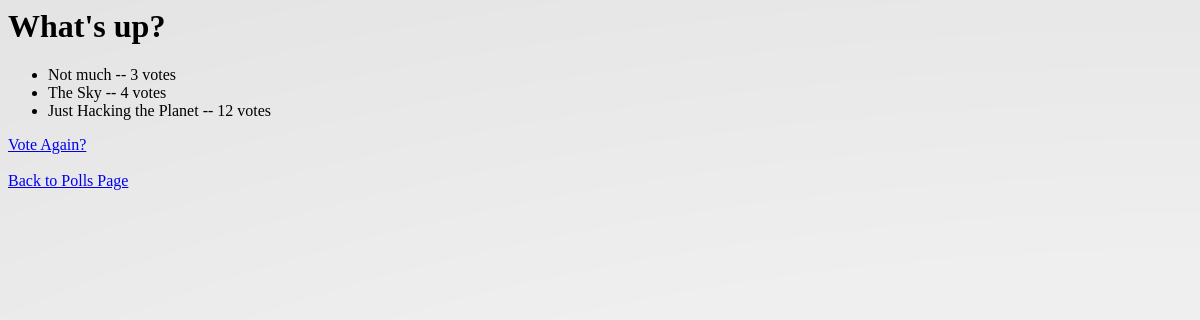
Screenshot of /polls/6/results with the database file from the repository.
### polls/models.py (models this page shows, shortened)
class Question(models.Model):
    question_text = models.CharField(max_length=200)
    pub_date = models.DateTimeField("date published")

class Choice(models.Model):
    question = models.ForeignKey(Question, on_delete=models.CASCADE)
    choice_text = models.CharField(max_length=200)
    votes = models.IntegerField(default=0)

### polls/views.py (the view)
# urls.py: path("<int:pk>/results", views.ResultsView.as_view(), name="results"),
class ResultsView(generic.DetailView):
    model = Question
    template_name = "polls/results.html"

### polls/templates/polls/results.html (shortened to what this page needs)
{% load static %}
<link rel="stylesheet" href= "{% static 'polls/style.css' %}">
<h1>{{ question.question_text }} </h1>
<ul>
{% for choice in question.choice_set.all %}
    <li>{{ choice.choice_text }} -- {{ choice.votes }} vote{{ choice.votes|pluralize}} </li>
{% endfor %}
</ul>
<a href="{% url 'polls:detail' question.id %}">Vote Again?</a>
<a href="{% url 'polls:index' %}">Back to Polls Page</a>

### rows the page displays
Question: question_text "What's up?"
Choice: choice_text "Not much", votes "3"
Choice: choice_text "The Sky", votes "4"
Choice: choice_text "Just Hacking the Planet", votes "12"
